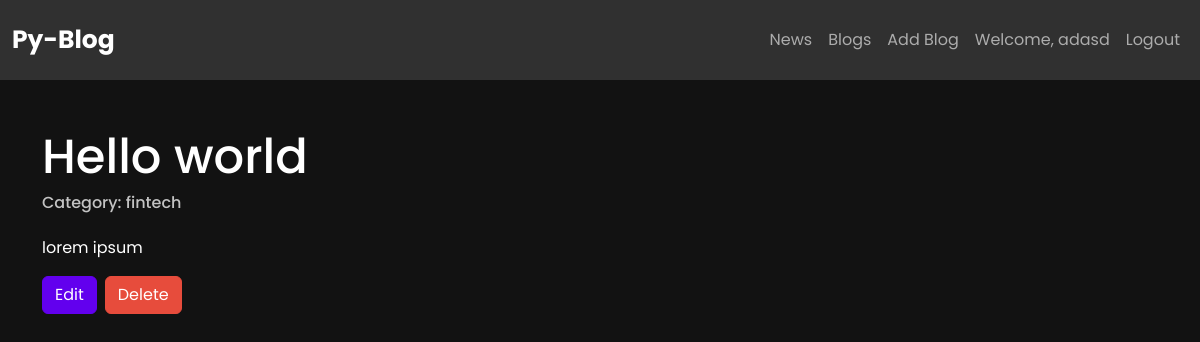
/post/1/ (signed in), run on the app's committed database.
### app/models/user.py (models this page shows)
class User(UserMixin, db.Model):
    id = db.Column(db.Integer, primary_key=True)
    name = db.Column(db.String(100), nullable=False)
    email = db.Column(db.String(100), unique=True, nullable=False)
    password = db.Column(db.String(100), nullable=False)

### app/models/post.py (models this page shows)
class Post(db.Model):
    id: Mapped[int] = mapped_column(primary_key=True)
    title: Mapped[str] = mapped_column(unique=True, nullable=False)
    category: Mapped[str] = mapped_column(nullable=False)
    content: Mapped[str] = mapped_column(nullable=False)

### app/blueprints/posts.py (the view)
@bp.route("/post/<int:post_id>/")
def single(post_id):
        post= PostModel.query.get(post_id)
        return render_template('blog/show-post.html', post=post)

### app/__init__.py (called while the page is built)
@login_manager.user_loader
def load_user(user_id):
    return User.query.get(int(user_id))

### app/templates/blog/show-post.html (shortened to what this page needs)
{% extends "layout.html" %}
{% block content %}
<div class="container mt-5">
    <h1 class="text">{{ post.title }}</h1>
    <h6 class="text-muted">Category: {{ post.category }}</h6>
    <div class="mt-4">
        <p>{{ post.content }}</p>
    </div>
    {% if current_user.is_authenticated %}
    <div class="d-flex">
        <button class="btn btn-primary"><a href="/post/edit/{{ post.id }}">Edit</a></button>
        <form id="{{ post.id }}" class="delete-post">
            <button type="submit" class="btn btn-danger mx-2">Delete</button>
        </form>
    </div>
    {% endif  %}
</div>
{% endblock %}

### app/templates/navbar.html (shortened to what this page needs)
<nav class="navbar navbar-expand-lg navbar-dark bg-dark">
    <div class="container-fluid">
        <a class="navbar-brand heading" href="/">Py-Blog</a>
        <div class="collapse navbar-collapse" id="navbarNav">
            <ul class="navbar-nav ms-auto">
                <li class="nav-item">
                    <a class="nav-link" href="/news/">News</a>
                </li>
                <li class="nav-item">
                    <a class="nav-link" href="/post/">Blogs</a>
                </li>
                {% if current_user.is_authenticated %}
                <li class="nav-item">
                    <a class="nav-link" href="/post/create">Add Blog</a>
                </li>
                    <li class="nav-item">
                        <span class="nav-link">Welcome, {{ current_user.name }}</span>
                    </li>
                    <li class="nav-item">
                        <a class="nav-link" href="{{ url_for('auth.logout') }}">Logout</a>
                    </li>
                {% endif %}
            </ul>
        </div>
    </div>
</nav>

### app/templates/layout.html (style rules this page uses)
.heading { font-family: "Poppins", sans-serif; font-weight: 700; font-size: 25px; }
a { color: white; text-decoration: none; }
body { background-color: #121212; color: #ffffff; font-family: "Poppins", sans-serif; font-size: 16px; font-weight: 400; }
.navbar, .card, .modal-content { background-color: #1f1f1f; color: #ffffff; }
.btn-primary { background-color: #6200ee; border-color: #6200ee; }

### data on the page
User: name "adasd"
Post: title "Hello world", category "fintech", content "lorem ipsum"
